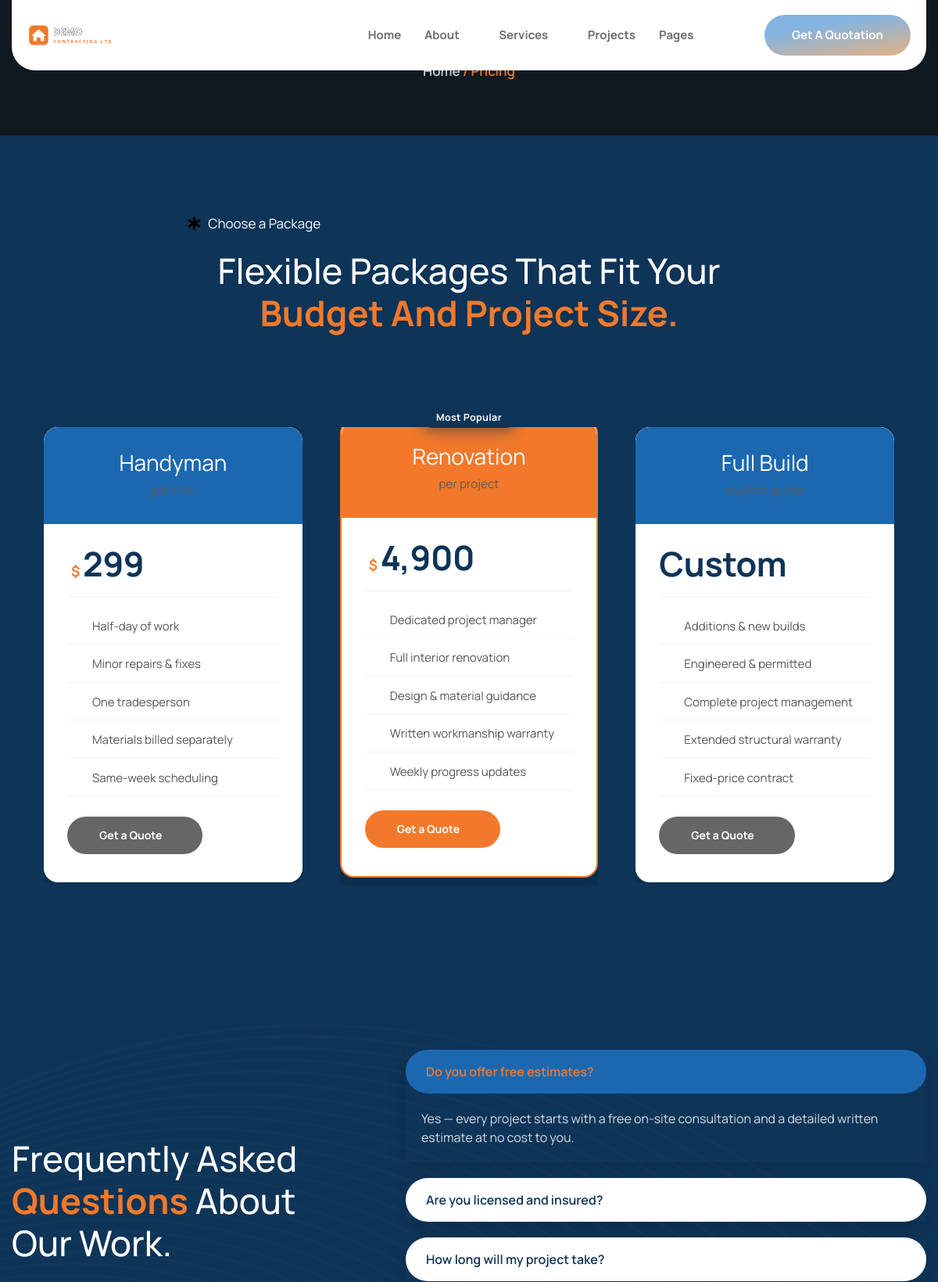
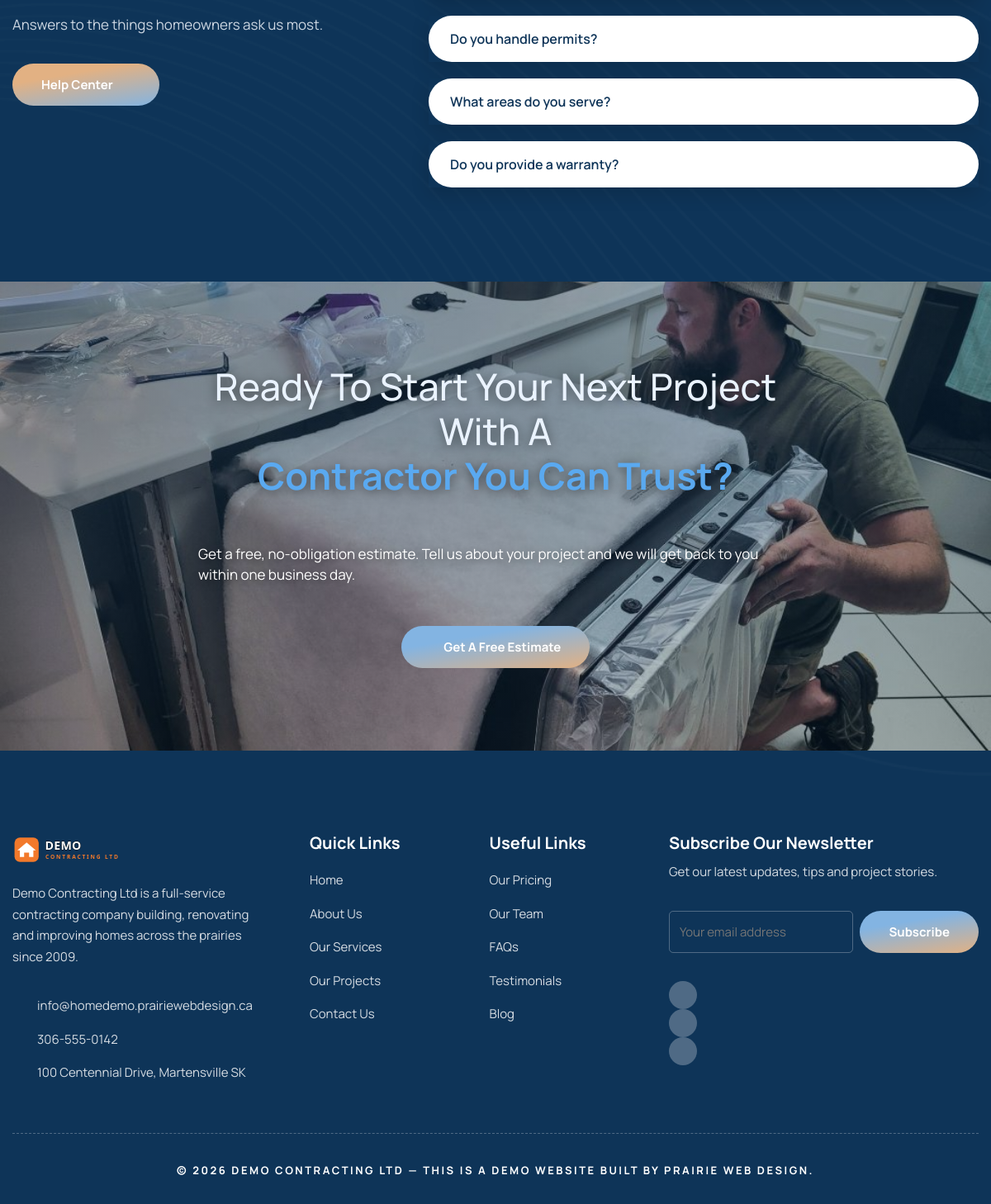
/pricing, run on the app's committed database (2 pictures, top to bottom).
### tables this page shows
CREATE TABLE IF NOT EXISTS content_blocks (
    id         INT UNSIGNED NOT NULL AUTO_INCREMENT,
    block_key  VARCHAR(64)  NOT NULL,
    label      VARCHAR(128) NOT NULL DEFAULT '',
    eyebrow    VARCHAR(191) NULL,
    heading    TEXT         NULL,
    body       TEXT         NULL,
    image      VARCHAR(255) NULL,
    image2     VARCHAR(255) NULL,
    extra      TEXT         NULL,
    bg_image   VARCHAR(255) NULL,
    PRIMARY KEY (id),
    UNIQUE KEY uq_block_key (block_key)
);

CREATE TABLE IF NOT EXISTS items (
    id         INT UNSIGNED NOT NULL AUTO_INCREMENT,
    section    VARCHAR(48)  NOT NULL,
    title      VARCHAR(191) NULL,
    subtitle   VARCHAR(191) NULL,
    body       TEXT         NULL,
    image      VARCHAR(255) NULL,
    icon       VARCHAR(128) NULL,
    value      VARCHAR(128) NULL,
    url        VARCHAR(255) NULL,
    sort_order INT          NOT NULL DEFAULT 0,
    is_active  TINYINT(1)   NOT NULL DEFAULT 1,
    PRIMARY KEY (id),
    KEY idx_section_sort (section, sort_order)
);

### app/views/pricing.php (called while the page is built, shortened)
<?php
$seo_opts = ['title' => 'Our Pricing', 'description' => 'Flexible contracting packages from ' . setting('site_name', SITE_NAME) . '.', 'path' => 'pricing'];
require __DIR__ . '/partials/header.php';
require __DIR__ . '/partials/breadcrumb.php';
require __DIR__ . '/sections/pricing.php';
require __DIR__ . '/sections/faq.php';
require __DIR__ . '/sections/cta_banner.php';
require __DIR__ . '/partials/footer.php';

### public/index.php (called while the page is built, shortened)
<?php
require_once __DIR__ . '/../app/helpers.php';
$path = parse_url($_SERVER['REQUEST_URI'] ?? '/', PHP_URL_PATH) ?? '/';
$path = trim(rawurldecode($path), '/');
$segments = $path === '' ? [] : explode('/', $path);
$head = $segments[0] ?? '';
$route_id   = null;
$route_slug = null;
switch ($head) {
    case 'pricing':
        $view = 'pricing';
        break;
}
render_view($view, ['route_id' => $route_id, 'route_slug' => $route_slug]);

### app/db.php (called while the page is built, shortened)
<?php
function db(): PDO
{
    static $pdo = null;
    if ($pdo instanceof PDO) {
        return $pdo;
    }
    $dsn = 'mysql:host=' . DB_HOST . ';dbname=' . DB_NAME . ';charset=' . DB_CHARSET;
    try {
        $pdo = new PDO($dsn, DB_USER, DB_PASS, [
            PDO::ATTR_ERRMODE            => PDO::ERRMODE_EXCEPTION,
            PDO::ATTR_DEFAULT_FETCH_MODE => PDO::FETCH_ASSOC,
            PDO::ATTR_EMULATE_PREPARES   => false,
        ]);
    } catch (PDOException $e) {
        http_response_code(500);
        if (ini_get('display_errors')) {
            echo 'Database connection failed: ' . htmlspecialchars($e->getMessage());
        } else {
            echo 'The site is temporarily unavailable. Please try again shortly.';
        }
        exit;
    }
    return $pdo;
}

### app/views/sections/pricing.php (the view, shortened to what this page needs)
<?php
$b          = block('pricing');
$plans      = items('pricing');
$show_price = setting_on('show_prices');
?>
<div class="elementor-element elementor-element-525d2512 e-flex e-con-boxed e-con e-parent ltk-editable" data-settings="{&quot;background_background&quot;:&quot;classic&quot;}">
  <div class="e-con-inner">
    <div class="elementor-element elementor-element-431faba4 e-con-full e-flex e-con e-child">
      <div class="elementor-element elementor-element-2397de79 e-flex e-con-boxed e-con e-child">
        <div class="e-con-inner">
          <?= ekit_eyebrow($b['eyebrow']) ?>
          <?= ekit_heading($b['heading'], 'center') ?>
        </div>
      </div>
    </div>
    <div class="elementor-element elementor-element-2d6c982d e-con-full e-flex e-con e-child">
      <?php foreach ($plans as $row): ?>
      <?php
        $popular  = trim((string) $row['icon']) === 'popular';
        $numeric  = is_numeric(str_replace([',', ' '], '', (string) $row['value']));
        $features = array_filter(array_map('trim', explode("\n", (string) $row['body'])), 'strlen');
      ?>
      <div class="elementor-element e-con-full e-flex e-con e-child<?= $popular ? ' ekit-pricing-popular' : '' ?>">
        <?php if ($popular): ?>
        <div class="elementor-element elementor-widget__width-auto elementor-absolute elementor-widget elementor-widget-heading" data-settings="{&quot;_position&quot;:&quot;absolute&quot;}" data-widget_type="heading.default">
          <div class="elementor-widget-container">
            <span class="elementor-heading-title elementor-size-default">Most Popular</span>
          </div>
        </div>
        <?php endif; ?>
        <div class="elementor-element elementor-widget elementor-widget-elementskit-pricing" data-widget_type="elementskit-pricing.default">
          <div class="elementor-widget-container">
            <div class="ekit-wid-con">
              <div class="elementskit-single-pricing <?= $popular ? 'ekit-pricing-highlight' : '' ?>">
                <div class="elementskit-pricing-header ">
                  <h3 class=" elementskit-pricing-title"><?= $row['title'] ?></h3>
                  <?php if ($row['subtitle']): ?>
                  <p class=" elementskit-pricing-subtitle"><?= e($row['subtitle']) ?></p>
                  <?php endif; ?>
                </div>
                <?php if ($show_price && $row['value'] !== ''): ?>
                <div class=" elementskit-pricing-price-wraper has-tag ">
                  <span class="elementskit-pricing-price">
                    <?php if ($numeric): ?>
                    <sup class="currency">$</sup>
                    <span><?= e($row['value']) ?></span>
                    <?php else: ?>
                    <span><?= e($row['value']) ?></span>
                    <?php endif; ?>
                  </span>
                </div>
                <?php endif; ?>
                <div class="elementskit-pricing-content ">
                  <ul class="elementskit-pricing-lists">
                    <?php foreach ($features as $feature): ?>
                    <li><i aria-hidden="true" class="icon icon-check"></i> <?= $feature ?></li>
                    <?php endforeach; ?>
                  </ul>
                </div>
                <div class="elementskit-pricing-btn-wraper ">
                  <a href="<?= url('contact') ?>" class="elementskit-pricing-btn  ekit-pricing-btn-icon-pos-right">Get a Quote<i aria-hidden="true" class="icon icon-arrow-right"></i></a>
                </div>
              </div>
            </div>
          </div>
        </div>
      </div>
      <?php endforeach; ?>
    </div>
  </div>
</div>

### app/helpers.php (shortened to what this page needs)
<?php
function e($v): string
{
    return htmlspecialchars((string) $v, ENT_QUOTES, 'UTF-8');
}
function url(string $path = ''): string
{
    $path = ltrim($path, '/');
    return '/' . $path;
}
function img(?string $path, string $fallback = ''): string
{
    $path = trim((string) $path);
    return ltrim($path, '/');
}
function settings(): array
{
    static $cache = null;
    if ($cache !== null) {
        return $cache;
    }
    $cache = [];
    try {
        foreach (db()->query('SELECT setting_key, setting_value FROM settings') as $r) {
            $cache[$r['setting_key']] = $r['setting_value'];
        }
    } catch (Throwable $e) {
        $cache = [];
    }
    return $cache;
}
function setting(string $key, string $default = ''): string
{
    $all = settings();
    $val = $all[$key] ?? '';
    return ($val === '' || $val === null) ? $default : $val;
}
function setting_on(string $key): bool
{
    return setting($key, '0') === '1';
}
function block(string $key): array
{
    static $cache = [];
    $stmt = db()->prepare('SELECT * FROM content_blocks WHERE block_key = ? LIMIT 1');
    $stmt->execute([$key]);
    $row = $stmt->fetch() ?: [];
    $defaults = ['block_key' => $key, 'label' => '', 'eyebrow' => '', 'heading' => '',
        'body' => '', 'image' => '', 'image2' => '', 'extra' => '', 'bg_image' => ''];
    return $cache[$key] = array_merge($defaults, $row);
}
function items(string $section, bool $only_active = true): array
{
    static $cache = [];
    $ck = $section . ($only_active ? ':1' : ':0');
    $sql = 'SELECT * FROM items WHERE section = ?';
    if ($only_active) {
        $sql .= ' AND is_active = 1';
    }
    $sql .= ' ORDER BY sort_order ASC, id ASC';
    $stmt = db()->prepare($sql);
    $stmt->execute([$section]);
    return $cache[$ck] = $stmt->fetchAll();
}
function ekit_eyebrow(string $text): string
{
    return '<div class="elementor-element elementor-icon-list--layout-traditional elementor-widget elementor-widget-icon-list" data-widget_type="icon-list.default">'
        . '<div class="elementor-widget-container"><ul class="elementor-icon-list-items"><li class="elementor-icon-list-item">'
        . '<span class="elementor-icon-list-icon"><svg aria-hidden="true" class="e-font-icon-svg e-fas-star-of-life" viewBox="0 0 480 512" xmlns="http://www.w3.org/2000/svg"><path d="M471.99 334.43L336.06 256l135.93-78.43c7.66-4.42 10.28-14.2 5.86-21.86l-32.02-55.43c-4.42-7.65-14.21-10.28-21.87-5.86l-135.93 78.43V16c0-8.84-7.17-16-16.01-16h-64.04c-8.84 0-16.01 7.16-16.01 16v156.86L56.04 94.43c-7.66-4.42-17.45-1.79-21.87 5.86L2.15 155.71c-4.42 7.65-1.8 17.44 5.86 21.86L143.94 256 8.01 334.43c-7.66 4.42-10.28 14.21-5.86 21.86l32.02 55.43c4.42 7.65 14.21 10.27 21.87 5.86l135.93-78.43V496c0 8.84 7.17 16 16.01 16h64.04c8.84 0 16.01-7.16 16.01-16V339.14l135.93 78.43c7.66 4.42 17.45 1.8 21.87-5.86l32.02-55.43c4.42-7.65 1.8-17.43-5.86-21.85z"></path></svg></span>'
        . '<span class="elementor-icon-list-text">' . e($text) . '</span></li></ul></div></div>';
}
function ekit_heading(string $heading_html, string $align = 'left'): string
{
    $align = $align === 'center' ? 'text_center' : 'text_left';
    return '<div class="elementor-element elementor-widget elementor-widget-elementskit-heading" data-widget_type="elementskit-heading.default">'
        . '<div class="elementor-widget-container"><div class="ekit-wid-con"><div class="ekit-heading elementskit-section-title-wraper ' . $align . '">'
        . '<h2 class="ekit-heading--title elementskit-section-title ">' . $heading_html . '</h2></div></div></div></div>';
}
function render_view(string $name, array $vars = []): void
{
    extract($vars, EXTR_SKIP);
    $file = __DIR__ . '/views/' . $name . '.php';
    require $file;
}

### app/views/sections/faq.php (shortened to what this page needs)
<?php
$b    = block('faq');
$faqs = items('faq');
?>
<div class="elementor-element elementor-element-4ca18a70 e-flex e-con-boxed e-con e-parent ltk-editable" data-settings="{&quot;background_background&quot;:&quot;classic&quot;}">
  <div class="e-con-inner">
    <div class="elementor-element elementor-element-f844914 e-con-full e-flex e-con e-child">
      <?= ekit_heading($b['heading'], 'left') ?>
      <?php if ($b['body']): ?>
      <div class="elementor-element elementor-widget elementor-widget-text-editor" data-widget_type="text-editor.default">
        <div class="elementor-widget-container"><p><?= e($b['body']) ?></p></div>
      </div>
      <?php endif; ?>
      <div class="elementor-element elementor-element-f54003f elementor-widget__width-auto elementor-widget elementor-widget-button" data-widget_type="button.default">
        <div class="elementor-widget-container"><div class="elementor-button-wrapper">
          <a class="elementor-button elementor-button-link elementor-size-sm elementor-animation-float" href="<?= url('contact') ?>">
            <span class="elementor-button-content-wrapper"><span class="elementor-button-icon"><i aria-hidden="true" class="icon icon-arrow-right"></i></span><span class="elementor-button-text">Help Center</span></span>
          </a>
        </div></div>
      </div>
    </div>
    <div class="elementor-element elementor-element-716322d3 e-con-full e-flex e-con e-child">
      <div class="elementor-element elementor-element-2529ff4f elementor-widget__width-inherit elementor-widget elementor-widget-elementskit-accordion" data-widget_type="elementskit-accordion.default">
        <div class="elementor-widget-container">
          <div class="ekit-wid-con">
            <div class="elementskit-accordion accoedion-primary" id="accordion-faqhome">
              <?php foreach ($faqs as $i => $row): $first = ($i === 0); ?>
              <div class="elementskit-card <?= $first ? 'active' : '' ?>">
                <div class="elementskit-card-header" id="primaryHeading-<?= $i ?>-faqhome">
                  <a href="#ltk-collapse-home-<?= $i ?>" class="ekit-accordion--toggler elementskit-btn-link collapsed" data-ekit-toggle="collapse" data-target="#ltk-collapse-home-<?= $i ?>" aria-expanded="<?= $first ? 'true' : 'false' ?>" aria-controls="ltk-collapse-home-<?= $i ?>">
                    <span class="ekit-accordion-title"><?= $row['title'] ?></span>
                    <div class="ekit_accordion_icon_group">
                      <div class="ekit_accordion_normal_icon"><i class="icon icon-down-arrow1"></i></div>
                      <div class="ekit_accordion_active_icon"><i class="icon icon-up-arrow"></i></div>
                    </div>
                  </a>
                </div>
                <div id="ltk-collapse-home-<?= $i ?>" class="<?= $first ? ' show collapse' : ' collapse' ?>" aria-labelledby="primaryHeading-<?= $i ?>-faqhome" data-parent="#accordion-faqhome">
                  <div class="elementskit-card-body ekit-accordion--content">
                    <p><?= $row['body'] ?></p>
                  </div>
                </div>
              </div>
              <?php endforeach; ?>
            </div>
          </div>
        </div>
      </div>
    </div>
  </div>
</div>

### app/views/sections/cta_banner.php (shortened to what this page needs)
<?php
$b     = block('cta_banner');
$label = $b['extra'] !== '' ? $b['extra'] : 'Contact Us';
$bg    = $b['bg_image'] !== '' ? img($b['bg_image']) : '';
$style = $bg !== '' ? ' style="background-image:url(' . "'" . e($bg) . "'" . ');"' : '';
?>
<div class="elementor-element elementor-element-276b2e3b e-flex e-con-boxed e-con e-parent ltk-editable" data-settings="{&quot;background_background&quot;:&quot;classic&quot;}"<?= $style ?>>
  <div class="e-con-inner">
    <div class="elementor-element elementor-element-45d8f038 e-flex e-con-boxed e-con e-child">
      <div class="e-con-inner">
        <div class="elementor-element elementor-widget elementor-widget-elementskit-heading animated fadeInUp" data-widget_type="elementskit-heading.default">
          <div class="elementor-widget-container"><div class="ekit-wid-con"><div class="ekit-heading elementskit-section-title-wraper text_center   ekit_heading_tablet-   ekit_heading_mobile-">
            <h2 class="ekit-heading--title elementskit-section-title "><?= $b['heading'] ?></h2>
          </div></div></div>
        </div>
        <?php if ($b['body'] !== ''): ?>
        <div class="elementor-element elementor-widget elementor-widget-text-editor" data-widget_type="text-editor.default">
          <div class="elementor-widget-container"><p><?= e($b['body']) ?></p></div>
        </div>
        <?php endif; ?>
        <div class="elementor-element elementor-widget__width-auto elementor-mobile-align-center elementor-align-center elementor-widget elementor-widget-button" data-widget_type="button.default">
          <div class="elementor-widget-container"><div class="elementor-button-wrapper">
            <a class="elementor-button elementor-button-link elementor-size-sm elementor-animation-float" href="<?= url('contact') ?>">
              <span class="elementor-button-content-wrapper"><span class="elementor-button-icon"><i aria-hidden="true" class="icon icon-arrow-right"></i></span><span class="elementor-button-text"><?= e($label) ?></span></span>
            </a>
          </div></div>
        </div>
      </div>
    </div>
  </div>
</div>

### data on the page
content_blocks: eyebrow "Choose a Package", heading "Flexible Packages That Fit Your Budget And Project Size."
items: title "Handyman", value "299", body "Half-day of work", body "Minor repairs & fixes", body "One tradesperson", body "Materials billed separately", body "Same-week scheduling"
items: icon "Most Popular", title "Renovation", subtitle "per project", value "4,900", body "Dedicated project manager", body "Full interior renovation", body "Design & material guidance", body "Written workmanship warranty", body "Weekly progress updates"
items: title "Full Build", value "Custom", body "Additions & new builds", body "Engineered & permitted", body "Complete project management", body "Extended structural warranty", body "Fixed-price contract"
content_blocks: heading "Frequently Asked Questions About Our Work.", body "Answers to the things homeowners ask us most."
items: title "Do you offer free estimates?", body "Yes — every project starts with a free on-site consultation and a detailed written estimate at no cost to you."
items: title "Are you licensed and insured?"
items: title "How long will my project take?"
items: title "Do you handle permits?"
items: title "What areas do you serve?"
items: title "Do you provide a warranty?"
content_blocks: bg_image (picture), heading "Ready To Start Your Next Project With A Contractor You Can Trust?", body "Get a free, no-obligation estimate. Tell us about your project and we will get back to you within one business day."

### other printed values
$c[0] "Home"
$c[0] "Pricing"
$label "Get A Free Estimate"
$fabout "Demo Contracting Ltd is a full-service contracting company building, renovating and improving homes across the prairies since 2009."
$email "info@homedemo.prairiewebdesign.ca"
$phone "306-555-0142"
$addr "100 Centennial Drive, Martensville SK"
$l[0] "Home"
$l[0] "About Us"
$l[0] "Our Services"
$l[0] "Our Projects"
$l[0] "Contact Us"
$l[0] "Our Pricing"
$l[0] "Our Team"
$l[0] "FAQs"
